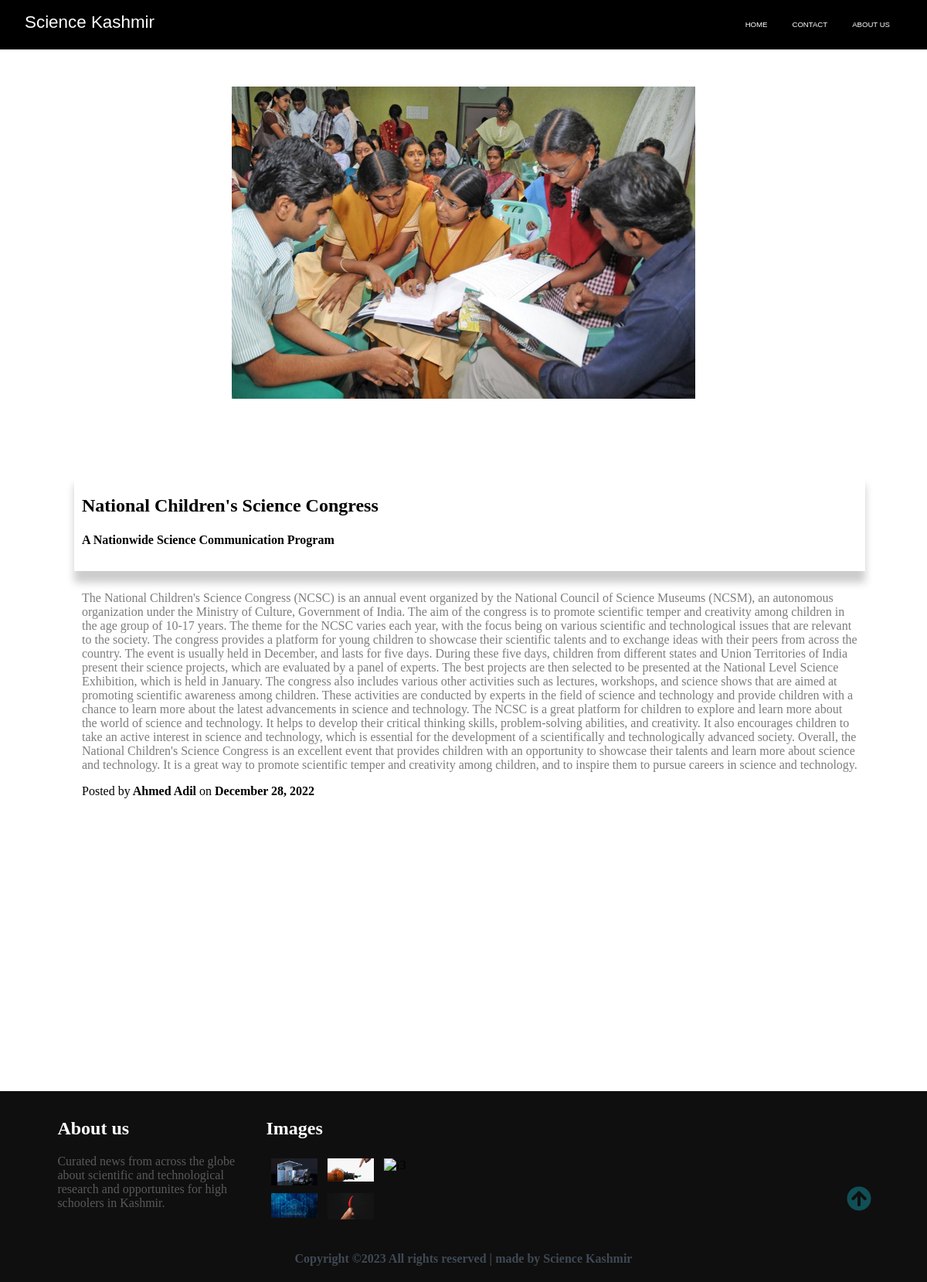
Page /post/ncsc on the committed database.
### app.py (models this page shows)
class Posts(db.Model):
    id = db.Column(db.Integer, primary_key=True)
    category = db.Column(db.String(255))
    title = db.Column(db.String(255))
    subtitle = db.Column(db.String(255))
    content = db.Column(db.Text)
    author = db.Column(db.String(255))
    date_posted = db.Column(db.DateTime)
    slug = db.Column(db.String(255))
    image_name = db.Column(db.String(255))

### app.py (the view)
@app.route("/post/<string:slug>")
def post(slug):
    try:
        post = Posts.query.filter_by(slug=slug).one()
        return render_template("post.html", post=post)
    except sqlalchemy.exc.NoResultFound:
        abort(404)

### templates/post.html
{% extends "layout.html" %}
{% block headlines %}
<section class="site-title">
    <div class="site-background" data-aos="fade-up" data-aos-delay="100">
        <img src="{{url_for('static', filename='/assets/Blog-Post-Main/')}}{{post.image_name}}.jpg">
    </div>
</section>
{% endblock %}
{% block content %}
<article class="mb-4">
    <div class="container-2 px-4 px-lg-5">
        <div class="post-container">
            <h1>{{post.title}}</h1>
            <h4>{{post.subtitle}}</h4>
        </div>
        <div class="content-12">
            <p>{{post.content | safe}}</p>
            <span class="meta">Posted by</span><b> {{post.author}}</b> on <b>{{post.date_posted.strftime('%B %d, %Y')}}</b></span>
        </div>
    </div>
</article>
{% endblock %}

### static/css/Style.css (style rules this page uses)
html, body { margin: 0%; box-sizing: border-box; overflow-x: hidden; overflow-y: scroll; scroll-behavior:smooth; }
:root { --text-gray: #3f4954; --text-light : #686666da; --bg-color: #0f0f0f; --white: #ffffff; --midnight: #104f55; --mygold: rgba(245, 208, 0, 0.89); --sky: linear-gradient(to top, #020202 0%, rgb(0, 0, 0) 100%); --new: linear-gradient(to top, #ffffff 20%, #ffffff 100%); --asf: linear-gradient(to top, #ffffff 30%, #27b0b4 70%); --Abel: 'Abel', cursive; --Anton: 'Anton', cursive; --Josefin : 'Josefin', cursive; --Lexend: 'Lexend', cursive; --Livvic : 'Livvic', cursive; }
span { font-family: var(--Abel); }
p { font-family: var(--Lexend); color: var(--text-light); }
main .site-title .site-background img { background-size: cover; height:auto; width:50%; display: flex; margin-left: auto; margin-right: auto; padding-top: 3rem; }
main article { height:100vh; padding-top: 6rem; padding-left: 6rem; }
main article .container-2 .post-container { font-family: Cambria, Cochin, Georgia, Times, 'Times New Roman', serif; box-shadow: 0 15px 10px rgba(0, 0, 0, 0.2); padding: 10px; }
main article .container-2 { padding-right: 5rem; }
main article .container-2 .content-12 { font-family: Georgia, 'Times New Roman', Times, serif; padding: 10px; }

### rows in the picture
Posts: image_name (picture), title "National Children's Science Congress", subtitle "A Nationwide Science Communication Program", content "The National Children's Science Congress (NCSC) is an annual event organized by the National Council of Science Museums (NCSM), an autonomous organization under the Ministry of Culture, Government of India. The aim of the congress is to promote scientific temper and creativity among children in the age group of 10-17 years. The theme for the NCSC varies each year, with the focus being on various scientific and technological issues that are relevant to the society. The congress provides a platform for young children to showcase their scientific talents and to exchange ideas with their peers from across the country. The event is usually held in December, and lasts for five days. During these…", author "Ahmed Adil", date_posted "December 28, 2022"
